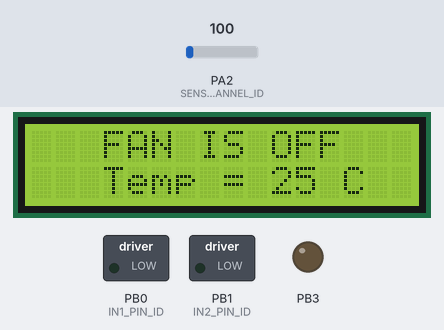
Simulated run of this program. Board: ATmega32, built with avr-gcc and emulated at 1 MHz. On the bench: 16×2 character LCD, switched loads named in the program (green lamp = pin HIGH), output pins drawn as LEDs (lit = HIGH). Wiring (inferred from the names in the program): character LCD (HD44780): RS PD0; E PD2; data PC0, PC1, PC2, PC3, PC4, PC5, PC6, PC7. Inputs (shaded band) come from the test bench; at power-on: PA2 (SENSOR_CHANNEL_ID) = 100. Pins used as bus, display or sensor lines are not drawn.

Above: at 1.2 s.
1.3 s: PA2 (SENSOR_CHANNEL_ID) set to 112
At 2.0 s:
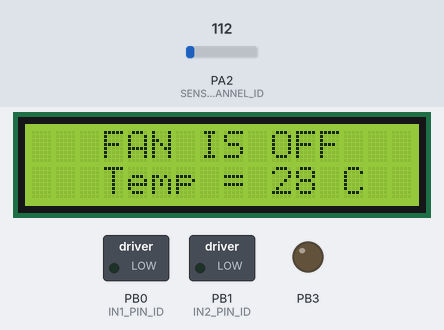
2.8 s: PA2 (SENSOR_CHANNEL_ID) set to 131
At 4.0 s:
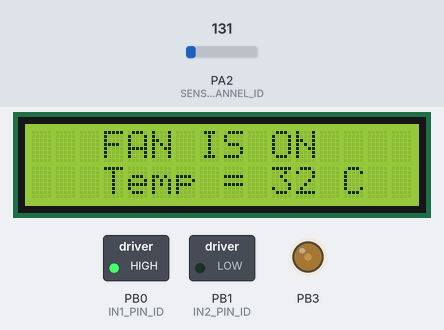
4.3 s: PA2 (SENSOR_CHANNEL_ID) set to 227
At 5.3 s:
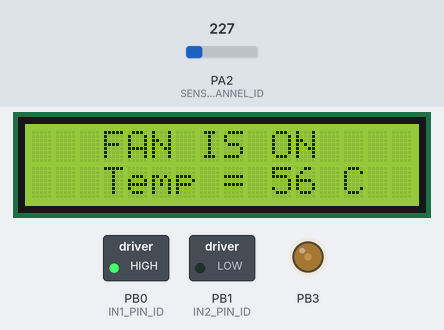
5.8 s: PA2 (SENSOR_CHANNEL_ID) set to 250
At 6.2 s:
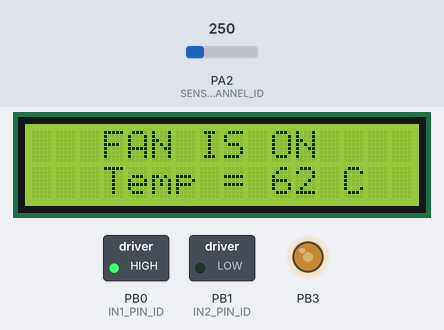
Timing chart, 0 to 8.3 s (numbered marks = the images above; inputs shaded):
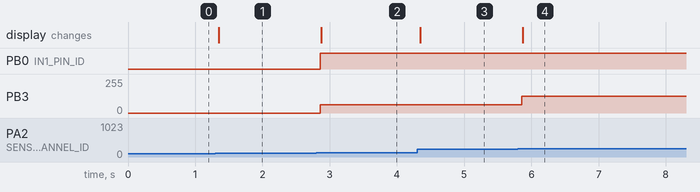

Measured:
- the behaviour switches between 119 and 120 on PA2 (SENSOR_CHANNEL_ID) (found by bisection; images 1 and 2)
- the behaviour switches between 239 and 240 on PA2 (SENSOR_CHANNEL_ID) (found by bisection; images 3 and 4)
- after the input at 1.3 s, the display: changes after 0.05 s (image 1)
- after the input at 2.8 s, PB0 (IN1_PIN_ID): LOW → HIGH after 0.06 s; PB3: 0/255 → 63/255 after 0.06 s; the display: changes after 0.08 s (image 2)
- after the input at 4.3 s, the display: changes after 0.05 s (image 3)
- after the input at 5.8 s, PB3: 63/255 → 127/255 after 0.05 s; the display: changes after 0.07 s (image 4)

The program:

main.c
```c
/**********************************************
 *
 * Author        : Youssef Osman
 * File Name     : main.c
 * Description   : Fan Controller project using LM35 Temperature Sensor and DC motor
 *
 * *******************************************/

#include"lcd.h"
#include"dc_motor.h"
#include"adc.h"
#include"lm35_sensor.h"
int main(void)
{

	uint8 temperature = 0;
	uint8 state_1[] = "OFF";
	uint8 state_2[] = "ON ";
	ADC_ConfigType ADC_configurations ={F_CPU_CLK_8,ADC_INTERNAL};

	ADC_init(&ADC_configurations);
	DC_MOTOR_init();
	LCD_init();
	LCD_moveCursor(0,3);
	LCD_displayString("FAN IS ");
	LCD_moveCursor(1,3);
	LCD_displayString("Temp =    C");


	while(1)
	{
		temperature = LM35_getTemperature();
		if(temperature<30)
		{
			LCD_displayStringRowColumn(0,10,state_1);
			DC_MOTOR_rotate(0,stop);
			LCD_moveCursor(1,10);
			LCD_intgerToString(temperature);
			LCD_displayCharacter(' ');
		}
		else
		{
			LCD_displayStringRowColumn(0,10,state_2);
			if(temperature>=30 && temperature<60)
				{
					DC_MOTOR_rotate(25,clockwise);
					LCD_moveCursor(1,10);
					LCD_intgerToString(temperature);
					LCD_displayCharacter(' ');
				}
			else if(temperature >= 60 && temperature<90)
				{
					DC_MOTOR_rotate(50,clockwise);
					LCD_moveCursor(1,10);
					LCD_intgerToString(temperature);
					LCD_displayCharacter(' ');
				}
			else if(temperature >=90 && temperature<120)
				{
					DC_MOTOR_rotate(75,clockwise);
					if(temperature>=100)
					{
						LCD_moveCursor(1,10);
						LCD_intgerToString(temperature);
					}
					else
					{
						LCD_moveCursor(1,10);
						LCD_intgerToString(temperature);
						LCD_displayCharacter(' ');
					}

				}
			else if(temperature>=120)
				{
					DC_MOTOR_rotate(100,clockwise);
					LCD_moveCursor(1,10);
					LCD_intgerToString(temperature);
				}
		}


	}

}
```

adc.c
```c
/*******************************************************
 *
 * Module       : ADC
 *
 * Description  : Source file for ADC Driver
 *
 * File Name    : adc.c
 *
 * Author : Youssef Osman
 *
 * ***************************************************/


/*****************************        Includes       ***************************/
#include"adc.h"
#include<avr/io.h>
#include"common_macros.h"
/****************************** Functions Definitions ***************************/

void ADC_init(const ADC_ConfigType * Config_ptr)
{
	ADMUX &= 0XE0; /* this is for initialization*/
	SET_BIT(ADCSRA,ADEN);                               /* Enable ADC*/
	ADMUX = (ADMUX & 0X3F)  | ((Config_ptr->Vref)<<6);  /* select reference voltage*/
	ADCSRA =(ADCSRA & 0XF8) | ((Config_ptr->clock));    /* select clock */

}

/*
 * this function for read channel pin (from 0 to 7) which we need to convert to digital
 * return digital value
 * */
uint16 ADC_readChannel(uint8 channel)
{
	ADMUX  = (ADMUX &0XE0) | (channel &0X07); /* select channel */
	SET_BIT(ADCSRA,ADSC);                     /* start conversion*/
	while(BIT_IS_CLEAR(ADCSRA,ADIF));         /* flag check*/
	SET_BIT(ADCSRA,ADIF);                     /* Clear flag*/
	return ADC;
}
```

adc.h
```c
/*******************************************************
 *
 * Module       : ADC
 *
 * Description  : Header file for ADC Driver
 *
 * File Name    : adc.h
 *
 * Author : Youssef Osman
 *
 * ***************************************************/

#ifndef ADC_H_
#define ADC_H_

/******************************      Includes       ****************************/

#include"std_types.h"

/*****************************      Definitions     ****************************/

#define ADC_MAXIMUM_VALUE    1023
#define ADC_REF_VOLT_VALUE   2.56

/******************************     Declarations    ****************************/

/* Determine ADC clock through CPU Frequency and PreScaler*/
typedef enum {
	F_CPU_CLK_2_0,F_CPU_CLK_2_1,F_CPU_CLK_4,F_CPU_CLK_8,F_CPU_CLK_16,F_CPU_CLK_32,F_CPU_CLK_64,F_CPU_CLK_128
}ADC_ClockType;

/*Determine Reference Voltage and ADC Range*/
typedef enum {
	ADC_AREF,ADC_AVCC,ADC_INTERNAL =3
}ADC_ReferenceVoltage;

/*********** ADC Configurations ***************/
typedef struct {
	ADC_ClockType clock;
	ADC_ReferenceVoltage Vref;
}ADC_ConfigType;


/****************************** Functions Prototypes ***************************/


void ADC_init(const ADC_ConfigType * Config_ptr);

uint16 ADC_readChannel(uint8);


#endif /* ADC_H_ */
```

dc_motor.c
```c
/*
 * Module       : DC Motor
 *
 * Description  : Motor can rotate clockwise and anticlockwise with specific speed
 *
 * File Name    : dc_motor.c
 *
 * Author       : Youssef Osman
 */
/******************************      Includes       **************************/

#include "gpio.h"
#include "dc_motor.h"
#include"pwm.h"
/****************************** Functions Definitions ***************************/

void DC_MOTOR_init(void)
{
	/* setup the direction for the two motor pins through the GPIO driver as output pins*/
	GPIO_setupPinDirection(IN_PORT_ID,IN1_PIN_ID,PIN_OUTPUT);
	GPIO_setupPinDirection(IN_PORT_ID,IN2_PIN_ID,PIN_OUTPUT);
	/* Stop DC Motor as initialization*/
	GPIO_writePin(IN_PORT_ID,IN1_PIN_ID,LOGIC_LOW);
	GPIO_writePin(IN_PORT_ID,IN2_PIN_ID,LOGIC_LOW);

}
/*
 * speed is by percentage , number from 0 to 100
 * state is stop motor -> 0 or rotate clockwise -> 1 or rotate anticlockwise -> 2
 * */
void DC_MOTOR_rotate(uint8 speed,DC_MOTOR_State state)
{
	/* calculate Duty cycle value from percentage */
	uint8 duty_cycle = (uint8)(((uint32)speed*255)/(100));
	Timer0_PWM_init(duty_cycle);

	if(state == stop)
	{
		GPIO_writePin(IN_PORT_ID,IN1_PIN_ID,LOGIC_LOW);
		GPIO_writePin(IN_PORT_ID,IN2_PIN_ID,LOGIC_LOW);
	}
	else if(state == clockwise)
	{
		GPIO_writePin(IN_PORT_ID,IN1_PIN_ID,LOGIC_HIGH);
		GPIO_writePin(IN_PORT_ID,IN2_PIN_ID,LOGIC_LOW);
	}
	else if(state == anticlockwise)
	{
		GPIO_writePin(IN_PORT_ID,IN1_PIN_ID,LOGIC_LOW);
		GPIO_writePin(IN_PORT_ID,IN2_PIN_ID,LOGIC_HIGH);
	}
}
```

dc_motor.h
```c
/*
 * Module       : DC Motor
 *
 * Description  : Motor can rotate clockwise and anticlockwise with specific speed
 *
 * File Name    : dc_motor.c
 *
 * Author       : Youssef Osman
 */
#ifndef DC_MOTOR_H_
#define DC_MOTOR_H_

/******************************      Includes       **************************/

#include"std_types.h"

/*****************************      Definitions     ****************************/


#define IN_PORT_ID PORTB_ID

#define IN1_PIN_ID PIN0_ID
#define IN2_PIN_ID PIN1_ID

/******************************     Declarations    ****************************/

typedef enum
{
	stop,clockwise,anticlockwise
}DC_MOTOR_State;

/****************************** Functions Prototypes ***************************/

void DC_MOTOR_init(void);
void DC_MOTOR_rotate(uint8 speed,DC_MOTOR_State state);

#endif /* DC_MOTOR_H_ */
```

lm35_sensor.c
```c
/*******************************************************
 * Module       : LM35 Sensor
 *
 * Description  : Temperature Sensor
 *
 * File Name    : lm35_sencor.c
 *
 * Author       : Youssef Osman
 * ******************************************************/

/******************************      Includes       **************************/
#include"lm35_sensor.h"
#include"adc.h"

/****************************** Functions Definitions ************************/

uint8 LM35_getTemperature(void)
{
	uint16 adcDigitalValue =0;
	uint8 temp = 0;
	/* Read ADC channel where the temperature sensor is connected */
	adcDigitalValue = ADC_readChannel(SENSOR_CHANNEL_ID);
	/* Calculate Temperature*/
	temp = (uint8)(((uint32)adcDigitalValue*SENSOR_MAX_TEMPERATURE*ADC_REF_VOLT_VALUE)/(ADC_MAXIMUM_VALUE*SENSOR_MAX_VOLT_VALUE));

	return temp;
}
```

lm35_sensor.h
```c
/*******************************************************
 * Module       : LM35 Sensor
 *
 * Description  : Temperature Sensor
 *
 * File Name    : lm35_sencor.h
 *
 * Author       : Youssef Osman
 * ******************************************************/

#ifndef LM35_SENSOR_H_
#define LM35_SENSOR_H_

/******************************      Includes       **************************/

#include"std_types.h"

/*****************************      Definitions     ****************************/

#define SENSOR_CHANNEL_ID         2
#define SENSOR_MAX_VOLT_VALUE     1.5
#define SENSOR_MAX_TEMPERATURE    150

/****************************** Functions Prototypes ***************************/

uint8 LM35_getTemperature(void);


#endif /* LM35_SENSOR_H_ */
```

pwm.c
```c
/*
 * Module    : TIMER0 PWM
 *
 * file name : pwm.c
 *
 * Author    : Youssef Osman
 */
#include"gpio.h"
#include"pwm.h"
#include<avr/io.h>

/*
 * this function trigger timer0 in Fast PWM mode
 * */
void Timer0_PWM_init(uint8 dutyCycle)
{
	/* setup (OC0 / PB3) as output pin*/
	GPIO_setupPinDirection(PORTB_ID,PIN3_ID,PIN_OUTPUT);

	TCNT0 = 0; /* set timer initial value zero */
	OCR0 = dutyCycle;
	/*
	 * WGM01 = 1 and WGM00 = 1 for fast PWM mode
	 * COM01 = 1 and COM00 =0  for non inverting mode
	 * CS02 =0 and CS01 = 1 and CS00 = 0 for prescaler 8
	 * */
	TCCR0 = (1<<WGM00) | (1<<WGM01) | (1<<COM01) | (1<<CS01);

}
```

pwm.h
```c
/*
 * Module    : TIMER0 PWM
 *
 * file name : pwm.h
 *
 * Author    : Youssef Osman
 */

#ifndef PWM_H_
#define PWM_H_


#include"std_types.h"


void Timer0_PWM_init(uint8 dutyCycle);


#endif /* PWM_H_ */
```

lcd.c
```c
 /******************************************************************************
 *
 * Module: LCD
 *
 * File Name: lcd.c
 *
 * Description: Source file for the LCD driver
 *
 * Author: Youssef Osman
 *
 *******************************************************************************/

#include <util/delay.h> /* For the delay functions */
#include "common_macros.h" /* For GET_BIT Macro */
#include "lcd.h"
#include "gpio.h"

/*******************************************************************************
 *                      Functions Definitions                                  *
 *******************************************************************************/

/*
 * Description :
 * Initialize the LCD:
 * 1. Setup the LCD pins directions by use the GPIO driver.
 * 2. Setup the LCD Data Mode 4-bits or 8-bits.
 */
void LCD_init(void)
{
	/* Configure the direction for RS and E pins as output pins */
	GPIO_setupPinDirection(LCD_RS_PORT_ID,LCD_RS_PIN_ID,PIN_OUTPUT);
	GPIO_setupPinDirection(LCD_E_PORT_ID,LCD_E_PIN_ID,PIN_OUTPUT);

	_delay_ms(2);		/* LCD Power ON delay always > 15ms */

#if(LCD_DATA_BITS_MODE == 4)
	/* Configure 4 pins in the data port as output pins */
	GPIO_setupPinDirection(LCD_DATA_PORT_ID,LCD_DB4_PIN_ID,PIN_OUTPUT);
	GPIO_setupPinDirection(LCD_DATA_PORT_ID,LCD_DB5_PIN_ID,PIN_OUTPUT);
	GPIO_setupPinDirection(LCD_DATA_PORT_ID,LCD_DB6_PIN_ID,PIN_OUTPUT);
	GPIO_setupPinDirection(LCD_DATA_PORT_ID,LCD_DB7_PIN_ID,PIN_OUTPUT);

	/* Send for 4 bit initialization of LCD  */
	LCD_sendCommand(LCD_TWO_LINES_FOUR_BITS_MODE_INIT1);
	LCD_sendCommand(LCD_TWO_LINES_FOUR_BITS_MODE_INIT2);

	/* use 2-lines LCD + 4-bits Data Mode + 5*7 dot display Mode = 0X28*/
	LCD_sendCommand(LCD_TWO_LINES_FOUR_BITS_MODE);

#elif(LCD_DATA_BITS_MODE == 8)
	/* Configure the data port as output port */
	GPIO_setupPortDirection(LCD_DATA_PORT_ID,PORT_OUTPUT);

	/* use 2-lines LCD + 8-bits Data Mode + 5*7 dot display Mode = 0X38 */
	LCD_sendCommand(LCD_TWO_LINES_EIGHT_BITS_MODE);

#endif

	LCD_sendCommand(LCD_CURSOR_OFF); /* cursor off */
	LCD_sendCommand(LCD_CLEAR_COMMAND); /* clear LCD at the beginning */
}

/*
 * Description :
 * Send the required command to the screen
 */
void LCD_sendCommand(uint8 command)
{
	GPIO_writePin(LCD_RS_PORT_ID,LCD_RS_PIN_ID,LOGIC_LOW); /* Instruction Mode RS=0 */
	_delay_ms(1); /* delay for processing Tas = 50ns */
	GPIO_writePin(LCD_E_PORT_ID,LCD_E_PIN_ID,LOGIC_HIGH); /* Enable LCD E=1 */
	_delay_ms(1); /* delay for processing Tpw - Tdws = 190ns */

#if(LCD_DATA_BITS_MODE == 4)
	GPIO_writePin(LCD_DATA_PORT_ID,LCD_DB4_PIN_ID,GET_BIT(command,4));
	GPIO_writePin(LCD_DATA_PORT_ID,LCD_DB5_PIN_ID,GET_BIT(command,5));
	GPIO_writePin(LCD_DATA_PORT_ID,LCD_DB6_PIN_ID,GET_BIT(command,6));
	GPIO_writePin(LCD_DATA_PORT_ID,LCD_DB7_PIN_ID,GET_BIT(command,7));

	_delay_ms(1); /* delay for processing Tdsw = 100ns */
	GPIO_writePin(LCD_E_PORT_ID,LCD_E_PIN_ID,LOGIC_LOW); /* Disable LCD E=0 */
	_delay_ms(1); /* delay for processing Th = 13ns */
	GPIO_writePin(LCD_E_PORT_ID,LCD_E_PIN_ID,LOGIC_HIGH); /* Enable LCD E=1 */
	_delay_ms(1); /* delay for processing Tpw - Tdws = 190ns */

	GPIO_writePin(LCD_DATA_PORT_ID,LCD_DB4_PIN_ID,GET_BIT(command,0));
	GPIO_writePin(LCD_DATA_PORT_ID,LCD_DB5_PIN_ID,GET_BIT(command,1));
	GPIO_writePin(LCD_DATA_PORT_ID,LCD_DB6_PIN_ID,GET_BIT(command,2));
	GPIO_writePin(LCD_DATA_PORT_ID,LCD_DB7_PIN_ID,GET_BIT(command,3));

	_delay_ms(1); /* delay for processing Tdsw = 100ns */
	GPIO_writePin(LCD_E_PORT_ID,LCD_E_PIN_ID,LOGIC_LOW); /* Disable LCD E=0 */
	_delay_ms(1); /* delay for processing Th = 13ns */

#elif(LCD_DATA_BITS_MODE == 8)
	GPIO_writePort(LCD_DATA_PORT_ID,command); /* out the required command to the data bus D0 --> D7 */
	_delay_ms(1); /* delay for processing Tdsw = 100ns */
	GPIO_writePin(LCD_E_PORT_ID,LCD_E_PIN_ID,LOGIC_LOW); /* Disable LCD E=0 */
	_delay_ms(1); /* delay for processing Th = 13ns */
#endif
}

/*
 * Description :
 * Display the required character on the screen
 */
void LCD_displayCharacter(uint8 data)
{
	GPIO_writePin(LCD_RS_PORT_ID,LCD_RS_PIN_ID,LOGIC_HIGH); /* Data Mode RS=1 */
	_delay_ms(1); /* delay for processing Tas = 50ns */
	GPIO_writePin(LCD_E_PORT_ID,LCD_E_PIN_ID,LOGIC_HIGH); /* Enable LCD E=1 */
	_delay_ms(1); /* delay for processing Tpw - Tdws = 190ns */

#if(LCD_DATA_BITS_MODE == 4)
	GPIO_writePin(LCD_DATA_PORT_ID,LCD_DB4_PIN_ID,GET_BIT(data,4));
	GPIO_writePin(LCD_DATA_PORT_ID,LCD_DB5_PIN_ID,GET_BIT(data,5));
	GPIO_writePin(LCD_DATA_PORT_ID,LCD_DB6_PIN_ID,GET_BIT(data,6));
	GPIO_writePin(LCD_DATA_PORT_ID,LCD_DB7_PIN_ID,GET_BIT(data,7));

	_delay_ms(1); /* delay for processing Tdsw = 100ns */
	GPIO_writePin(LCD_E_PORT_ID,LCD_E_PIN_ID,LOGIC_LOW); /* Disable LCD E=0 */
	_delay_ms(1); /* delay for processing Th = 13ns */
	GPIO_writePin(LCD_E_PORT_ID,LCD_E_PIN_ID,LOGIC_HIGH); /* Enable LCD E=1 */
	_delay_ms(1); /* delay for processing Tpw - Tdws = 190ns */

	GPIO_writePin(LCD_DATA_PORT_ID,LCD_DB4_PIN_ID,GET_BIT(data,0));
	GPIO_writePin(LCD_DATA_PORT_ID,LCD_DB5_PIN_ID,GET_BIT(data,1));
	GPIO_writePin(LCD_DATA_PORT_ID,LCD_DB6_PIN_ID,GET_BIT(data,2));
	GPIO_writePin(LCD_DATA_PORT_ID,LCD_DB7_PIN_ID,GET_BIT(data,3));

	_delay_ms(1); /* delay for processing Tdsw = 100ns */
	GPIO_writePin(LCD_E_PORT_ID,LCD_E_PIN_ID,LOGIC_LOW); /* Disable LCD E=0 */
	_delay_ms(1); /* delay for processing Th = 13ns */

#elif(LCD_DATA_BITS_MODE == 8)
	GPIO_writePort(LCD_DATA_PORT_ID,data); /* out the required command to the data bus D0 --> D7 */
	_delay_ms(1); /* delay for processing Tdsw = 100ns */
	GPIO_writePin(LCD_E_PORT_ID,LCD_E_PIN_ID,LOGIC_LOW); /* Disable LCD E=0 */
	_delay_ms(1); /* delay for processing Th = 13ns */
#endif
}

/*
 * Description :
 * Display the required string on the screen
 */
void LCD_displayString(const char *Str)
{
	uint8 i = 0;
	while(Str[i] != '\0')
	{
		LCD_displayCharacter(Str[i]);
		i++;
	}
	/***************** Another Method ***********************
	while((*Str) != '\0')
	{
		LCD_displayCharacter(*Str);
		Str++;
	}
	*********************************************************/
}

/*
 * Description :
 * Move the cursor to a specified row and column index on the screen
 */
void LCD_moveCursor(uint8 row,uint8 col)
{
	uint8 lcd_memory_address;

	/* Calculate the required address in the LCD DDRAM */
	switch(row)
	{
		case 0:
			lcd_memory_address=col;
				break;
		case 1:
			lcd_memory_address=col+0x40;
				break;
		case 2:
			lcd_memory_address=col+0x10;
				break;
		case 3:
			lcd_memory_address=col+0x50;
				break;
	}
	/* Move the LCD cursor to this specific address */
	LCD_sendCommand(lcd_memory_address | LCD_SET_CURSOR_LOCATION);
}

/*
 * Description :
 * Display the required string in a specified row and column index on the screen
 */
void LCD_displayStringRowColumn(uint8 row,uint8 col,const char *Str)
{
	LCD_moveCursor(row,col); /* go to to the required LCD position */
	LCD_displayString(Str); /* display the string */
}

/*
 * Description :
 * Display the required decimal value on the screen
 */
void LCD_intgerToString(int data)
{
   char buff[16]; /* String to hold the ascii result */
   itoa(data,buff,10); /* Use itoa C function to convert the data to its corresponding ASCII value, 10 for decimal */
   LCD_displayString(buff); /* Display the string */
}

/*
 * Description :
 * Send the clear screen command
 */
void LCD_clearScreen(void)
{
	LCD_sendCommand(LCD_CLEAR_COMMAND); /* Send clear display command */
}
```

common_macros.h
```c
 /******************************************************************************
 *
 * Module: Common Macros
 *
 * File Name: Common_Macros.h
 *
 * Description: Commonly used Macros
 *
 * Author: Youssef Osman
 *
 *******************************************************************************/

#ifndef COMMON_MACROS
#define COMMON_MACROS

/* Set a certain bit in any register */
#define SET_BIT(REG,BIT) (REG|=(1<<BIT))

/* Clear a certain bit in any register */
#define CLEAR_BIT(REG,BIT) (REG&=(~(1<<BIT)))

/* Toggle a certain bit in any register */
#define TOGGLE_BIT(REG,BIT) (REG^=(1<<BIT))

/* Get Value of Specific Bit In any register*/
#define GET_BIT(REG,BIT) ((REG &(1<<BIT))>>BIT)

/* Rotate right the register value with specific number of rotates */
#define ROR(REG,num) ( REG= (REG>>num) | (REG<<((sizeof(REG)*8)-num)) )

/* Rotate left the register value with specific number of rotates */
#define ROL(REG,num) ( REG= (REG<<num) | (REG>>((sizeof(REG)*8)-num)) )

/* Check if a specific bit is set in any register and return true if yes */
#define BIT_IS_SET(REG,BIT) ( REG & (1<<BIT) )

/* Check if a specific bit is cleared in any register and return true if yes */
#define BIT_IS_CLEAR(REG,BIT) ( !(REG & (1<<BIT)) )

#endif
```

Source omitted: lcd.h (3058 bytes), gpio.c (6317 bytes), gpio.h (3571 bytes), std_types.h (1236 bytes)
